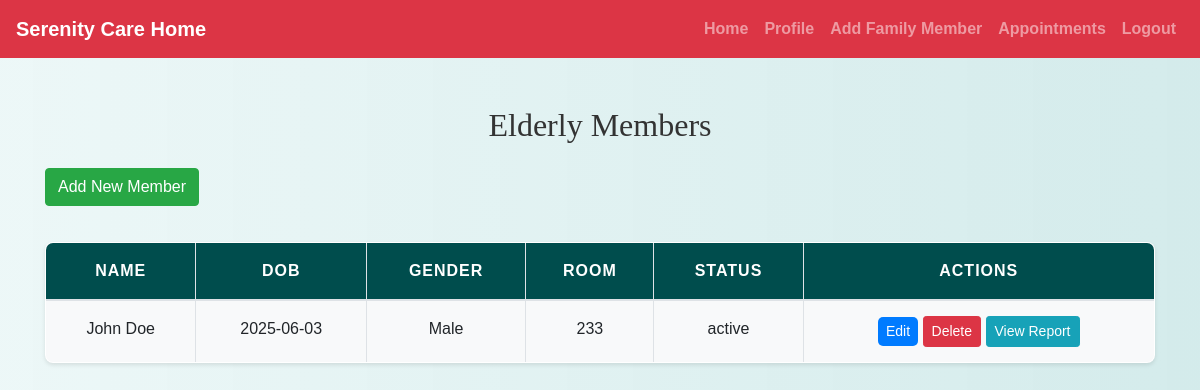
Screenshot of /family/manage_elderly_members.php (signed in) with the database file from the repository.
### tables this page shows
CREATE TABLE `elderly_members` (
  `member_id` int(11) NOT NULL,
  `first_name` varchar(100) NOT NULL,
  `last_name` varchar(100) NOT NULL,
  `date_of_birth` date NOT NULL,
  `gender` enum('Male','Female','Other') NOT NULL,
  `admission_date` date NOT NULL,
  `family_member_id` int(11) DEFAULT NULL,
  `room_number` varchar(20) NOT NULL,
  `health_status` text DEFAULT NULL,
  `status` enum('active','deceased','transferred') DEFAULT 'active',
  `profile_picture` varchar(255) DEFAULT NULL,
  `created_at` timestamp NOT NULL DEFAULT current_timestamp()
);

### family/manage_elderly_members.php (the view, shortened to what this page needs)
<?php
include('config.php');
$user_id = $_SESSION["id"];
$result = mysqli_query($conn, "SELECT * FROM elderly_members WHERE family_member_id = $user_id");
?>
<!DOCTYPE html>
<html>
<head>
    <link rel="stylesheet" href="https://maxcdn.bootstrapcdn.com/bootstrap/4.5.2/css/bootstrap.min.css">
    <link rel="stylesheet" href="../css/style.css" />
</head>
<body>
<?php include('navbar.php'); ?>
<div class="container mt-5">
    <h2 class="mb-4">Elderly Members</h2>
    <button class="btn btn-success mb-3" data-toggle="modal" data-target="#memberModal" onclick="addMember()">Add New Member</button>
    <table class="table table-bordered">
        <thead>
        <tr>
            <th>Name</th>
            <th>DOB</th>
            <th>Gender</th>
            <th>Room</th>
            <th>Status</th>
            <th>Actions</th>
        </tr>
        </thead>
        <tbody>
        <?php while ($row = mysqli_fetch_assoc($result)): ?>
            <tr>
                <td><?= $row['first_name'] . ' ' . $row['last_name'] ?></td>
                <td><?= $row['date_of_birth'] ?></td>
                <td><?= $row['gender'] ?></td>
                <td><?= $row['room_number'] ?></td>
                <td><?= $row['status'] ?></td>
                <td>
                    <button class="btn btn-sm btn-primary" onclick='editMember(<?= json_encode($row) ?>)'>Edit</button>
                    <a href="?delete=<?= $row['member_id'] ?>" class="btn btn-sm btn-danger" onclick="return confirm('Are you sure?')">Delete</a>
                <a href="member_report.php?id=<?= $row['member_id'] ?>" class="btn btn-sm btn-info">View Report</a>
</td>
            </tr>
        <?php endwhile; ?>
        </tbody>
    </table>
</div>
</body>
</html>

### css/style.css (style rules this page uses)
body { background: linear-gradient(90deg, rgba(233, 246, 246, 0.831), rgba(207, 233, 233, 0.9)); font-family: 'Arial', sans-serif; color: #333; line-height: 1.6; }
h1, h2, h3, h4 { text-align: center; margin-top: 30px; margin-bottom: 30px; font-family: 'Georgia', serif; }
.container { margin-bottom: 40px; }
.table { width: 100%; border-collapse: collapse; margin-top: 20px; font-size: 16px; background-color: #ffffff; border-radius: 8px; overflow: hidden; box-shadow: 0 2px 4px rgba(0, 0, 0, 0.1); }
.table th, .table td { padding: 15px; border: 1px solid #dee2e6; text-align: center; }
.table thead th { background-color: #004d4d; color: white; font-weight: bold; text-transform: uppercase; letter-spacing: 1px; }
.table tbody tr:nth-child(odd) { background-color: #f8f9fa; }
.btn-primary { color: #fff; border: none; border-radius: 5px; cursor: pointer; transition: background-color 0.3s ease; }
a { color: #006666; text-decoration: none; font-weight: bold; }

### rows the page displays
elderly_members: first_name "John", last_name "Doe", date_of_birth "2025-06-03", gender "Male", room_number "233", status "active"
